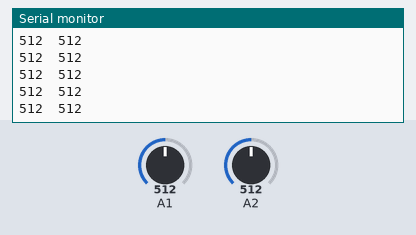
The sketch below on a simulated Arduino Uno, built with avr-gcc and run on an emulated ATmega328P. On the bench: the last lines printed to the serial monitor. The test bench sets the inputs (shaded band); at power-on: A1 = 512, A2 = 512.

Above: at 1.2 s.
1.3 s: A1 set to 716
At 2.0 s:
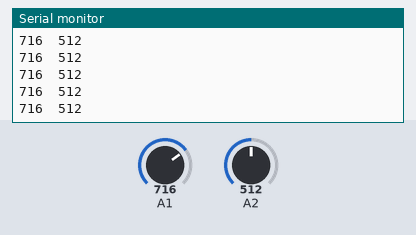
4.3 s: A2 set to 716
At 5.3 s:
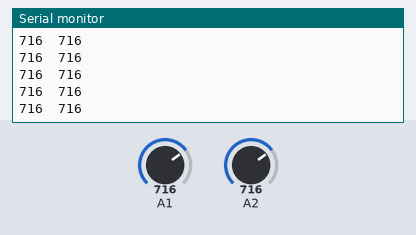
5.8 s: A1 set to 900
At 6.9 s:
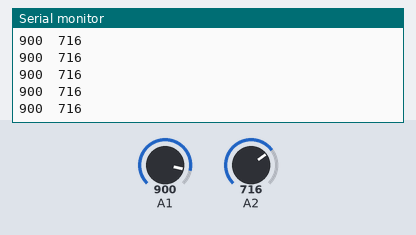
7.3 s: A2 set to 900
At 7.9 s:
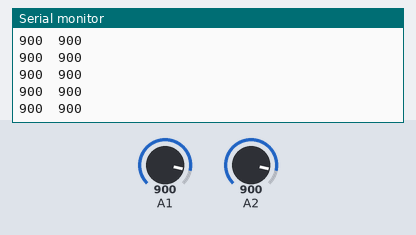
Timing chart, 0 to 9.8 s (numbered marks = the images above; inputs shaded):
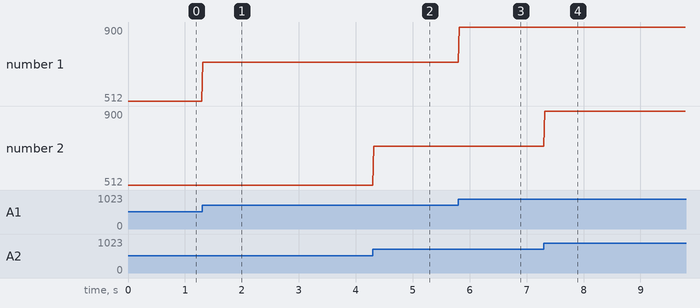

Measured:
- after the input at 1.3 s, the serial monitor: prints a new line at once (image 1)
- after the input at 4.3 s, the serial monitor: prints a new line at once (image 2)
- after the input at 5.8 s, the serial monitor: prints a new line at once (image 3)
- after the input at 7.3 s, the serial monitor: prints a new line at once (image 4)
- plotted number 1: 512 → 716 after the input at 1.3 s, 716 → 900 after the input at 5.8 s

The sketch:

Get_data_Matlab_2_Channels.ino
```cpp
int analogPin = 1;
int analogPin2 = 2;
int i = 0;
int g = 0;
int sample = 20;

/*
20 is the delay in ms. This correspond to a fs of 50Hz (1000/20 = 50)
In Matlab the Ts should be 0.01 (that correspond to 100 Hz). If
Ts is 0.02 (that correspond to the same sampling rate setted in Arduino)
there will be a delay in sampling the data in Matlab.
Hence, the  Sampling time in the matlab code (Ts) should be more than 50hz
(lower than 0.02) to avid delays in the graph.
Anyway, it seems that the best combination is delay 20 in
arduino and Ts = 0.01 in matlab. If more, it not work well

*/

void setup()
{
  pinMode(A1,INPUT);
  pinMode(A2,INPUT);
  Serial.begin(9600);
}

void loop()
{
  i =  analogRead(A1);
  g =  analogRead(A2);
  Serial.print(i);
   Serial.print("\t");
   /*
serial.println allwos to prinf the secodn value n the same line of i.
the command Serial.print("\t") add a space between the two values
   */
  Serial.println(g);
   delay(sample);
}
```
